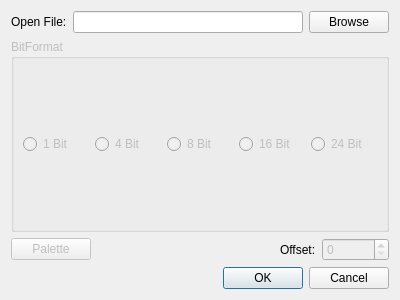
<?xml version="1.0" encoding="UTF-8"?>
<ui version="4.0">
 <class>OpenFileDialog</class>
 <widget class="QDialog" name="OpenFileDialog">
  <property name="geometry">
   <rect>
    <x>0</x>
    <y>0</y>
    <width>400</width>
    <height>300</height>
   </rect>
  </property>
  <property name="windowTitle">
   <string>Dialog</string>
  </property>
  <layout class="QGridLayout" name="gridLayout_2">
   <item row="0" column="0">
    <layout class="QGridLayout" name="gridLayout">
     <item row="0" column="0">
      <layout class="QHBoxLayout" name="horizontalLayout">
       <item>
        <widget class="QLabel" name="label">
         <property name="text">
          <string>Open File:</string>
         </property>
        </widget>
       </item>
       <item>
        <widget class="QLineEdit" name="lineEdit"/>
       </item>
       <item>
        <widget class="QPushButton" name="pushButton">
         <property name="text">
          <string>Browse</string>
         </property>
        </widget>
       </item>
      </layout>
     </item>
     <item row="1" column="0">
      <widget class="QGroupBox" name="groupBox">
       <property name="enabled">
        <bool>false</bool>
       </property>
       <property name="title">
        <string>BitFormat</string>
       </property>
       <layout class="QHBoxLayout" name="horizontalLayout_2">
        <item>
         <widget class="QRadioButton" name="oneBitButton">
          <property name="toolTip">
           <string/>
          </property>
          <property name="text">
           <string>1 Bit</string>
          </property>
          <property name="checked">
           <bool>false</bool>
          </property>
         </widget>
        </item>
        <item>
         <widget class="QRadioButton" name="fourBitButton">
          <property name="text">
           <string>4 Bit</string>
          </property>
          <property name="checkable">
           <bool>true</bool>
          </property>
          <property name="checked">
           <bool>false</bool>
          </property>
         </widget>
        </item>
        <item>
         <widget class="QRadioButton" name="eightBitButton">
          <property name="text">
           <string>8 Bit</string>
          </property>
         </widget>
        </item>
        <item>
         <widget class="QRadioButton" name="sixteenBitButton">
          <property name="text">
           <string>16 Bit</string>
          </property>
         </widget>
        </item>
        <item>
         <widget class="QRadioButton" name="twentyfourBitButton">
          <property name="text">
           <string>24 Bit</string>
          </property>
         </widget>
        </item>
       </layout>
      </widget>
     </item>
     <item row="2" column="0">
      <layout class="QHBoxLayout" name="horizontalLayout_3">
       <item>
        <widget class="QPushButton" name="paletteButton">
         <property name="enabled">
          <bool>false</bool>
         </property>
         <property name="text">
          <string>Palette</string>
         </property>
        </widget>
       </item>
       <item>
        <spacer name="horizontalSpacer">
         <property name="orientation">
          <enum>Qt::Horizontal</enum>
         </property>
         <property name="sizeHint" stdset="0">
          <size>
           <width>40</width>
           <height>20</height>
          </size>
         </property>
        </spacer>
       </item>
       <item>
        <widget class="QLabel" name="label_2">
         <property name="text">
          <string>Offset:</string>
         </property>
        </widget>
       </item>
       <item>
        <widget class="QSpinBox" name="spinBox">
         <property name="enabled">
          <bool>false</bool>
         </property>
         <property name="maximum">
          <number>999999999</number>
         </property>
        </widget>
       </item>
      </layout>
     </item>
     <item row="3" column="0">
      <widget class="QDialogButtonBox" name="buttonBox">
       <property name="orientation">
        <enum>Qt::Horizontal</enum>
       </property>
       <property name="standardButtons">
        <set>QDialogButtonBox::Cancel|QDialogButtonBox::Ok</set>
       </property>
      </widget>
     </item>
    </layout>
   </item>
  </layout>
 </widget>
 <tabstops>
  <tabstop>pushButton</tabstop>
  <tabstop>lineEdit</tabstop>
  <tabstop>oneBitButton</tabstop>
  <tabstop>fourBitButton</tabstop>
  <tabstop>eightBitButton</tabstop>
  <tabstop>sixteenBitButton</tabstop>
  <tabstop>twentyfourBitButton</tabstop>
 </tabstops>
 <resources/>
 <connections>
  <connection>
   <sender>buttonBox</sender>
   <signal>accepted()</signal>
   <receiver>OpenFileDialog</receiver>
   <slot>accept()</slot>
   <hints>
    <hint type="sourcelabel">
     <x>389</x>
     <y>289</y>
    </hint>
    <hint type="destinationlabel">
     <x>157</x>
     <y>274</y>
    </hint>
   </hints>
  </connection>
  <connection>
   <sender>buttonBox</sender>
   <signal>rejected()</signal>
   <receiver>OpenFileDialog</receiver>
   <slot>reject()</slot>
   <hints>
    <hint type="sourcelabel">
     <x>389</x>
     <y>289</y>
    </hint>
    <hint type="destinationlabel">
     <x>286</x>
     <y>274</y>
    </hint>
   </hints>
  </connection>
  <connection>
   <sender>oneBitButton</sender>
   <signal>clicked(bool)</signal>
   <receiver>buttonBox</receiver>
   <slot>setEnabled(bool)</slot>
   <hints>
    <hint type="sourcelabel">
     <x>86</x>
     <y>149</y>
    </hint>
    <hint type="destinationlabel">
     <x>389</x>
     <y>289</y>
    </hint>
   </hints>
  </connection>
  <connection>
   <sender>fourBitButton</sender>
   <signal>clicked(bool)</signal>
   <receiver>buttonBox</receiver>
   <slot>setEnabled(bool)</slot>
   <hints>
    <hint type="sourcelabel">
     <x>159</x>
     <y>149</y>
    </hint>
    <hint type="destinationlabel">
     <x>389</x>
     <y>289</y>
    </hint>
   </hints>
  </connection>
  <connection>
   <sender>eightBitButton</sender>
   <signal>clicked(bool)</signal>
   <receiver>buttonBox</receiver>
   <slot>setEnabled(bool)</slot>
   <hints>
    <hint type="sourcelabel">
     <x>233</x>
     <y>149</y>
    </hint>
    <hint type="destinationlabel">
     <x>389</x>
     <y>289</y>
    </hint>
   </hints>
  </connection>
  <connection>
   <sender>sixteenBitButton</sender>
   <signal>clicked(bool)</signal>
   <receiver>buttonBox</receiver>
   <slot>setEnabled(bool)</slot>
   <hints>
    <hint type="sourcelabel">
     <x>306</x>
     <y>149</y>
    </hint>
    <hint type="destinationlabel">
     <x>389</x>
     <y>289</y>
    </hint>
   </hints>
  </connection>
  <connection>
   <sender>twentyfourBitButton</sender>
   <signal>clicked(bool)</signal>
   <receiver>buttonBox</receiver>
   <slot>setEnabled(bool)</slot>
   <hints>
    <hint type="sourcelabel">
     <x>379</x>
     <y>149</y>
    </hint>
    <hint type="destinationlabel">
     <x>377</x>
     <y>289</y>
    </hint>
   </hints>
  </connection>
  <connection>
   <sender>eightBitButton</sender>
   <signal>toggled(bool)</signal>
   <receiver>paletteButton</receiver>
   <slot>setEnabled(bool)</slot>
   <hints>
    <hint type="sourcelabel">
     <x>233</x>
     <y>149</y>
    </hint>
    <hint type="destinationlabel">
     <x>77</x>
     <y>231</y>
    </hint>
   </hints>
  </connection>
  <connection>
   <sender>oneBitButton</sender>
   <signal>clicked(bool)</signal>
   <receiver>spinBox</receiver>
   <slot>setEnabled(bool)</slot>
   <hints>
    <hint type="sourcelabel">
     <x>77</x>
     <y>136</y>
    </hint>
    <hint type="destinationlabel">
     <x>363</x>
     <y>218</y>
    </hint>
   </hints>
  </connection>
  <connection>
   <sender>fourBitButton</sender>
   <signal>clicked(bool)</signal>
   <receiver>spinBox</receiver>
   <slot>setEnabled(bool)</slot>
   <hints>
    <hint type="sourcelabel">
     <x>155</x>
     <y>133</y>
    </hint>
    <hint type="destinationlabel">
     <x>335</x>
     <y>215</y>
    </hint>
   </hints>
  </connection>
  <connection>
   <sender>eightBitButton</sender>
   <signal>clicked(bool)</signal>
   <receiver>spinBox</receiver>
   <slot>setEnabled(bool)</slot>
   <hints>
    <hint type="sourcelabel">
     <x>204</x>
     <y>134</y>
    </hint>
    <hint type="destinationlabel">
     <x>351</x>
     <y>217</y>
    </hint>
   </hints>
  </connection>
  <connection>
   <sender>sixteenBitButton</sender>
   <signal>clicked(bool)</signal>
   <receiver>spinBox</receiver>
   <slot>setEnabled(bool)</slot>
   <hints>
    <hint type="sourcelabel">
     <x>268</x>
     <y>139</y>
    </hint>
    <hint type="destinationlabel">
     <x>324</x>
     <y>215</y>
    </hint>
   </hints>
  </connection>
  <connection>
   <sender>twentyfourBitButton</sender>
   <signal>clicked(bool)</signal>
   <receiver>spinBox</receiver>
   <slot>setEnabled(bool)</slot>
   <hints>
    <hint type="sourcelabel">
     <x>328</x>
     <y>140</y>
    </hint>
    <hint type="destinationlabel">
     <x>320</x>
     <y>224</y>
    </hint>
   </hints>
  </connection>
 </connections>
</ui>
